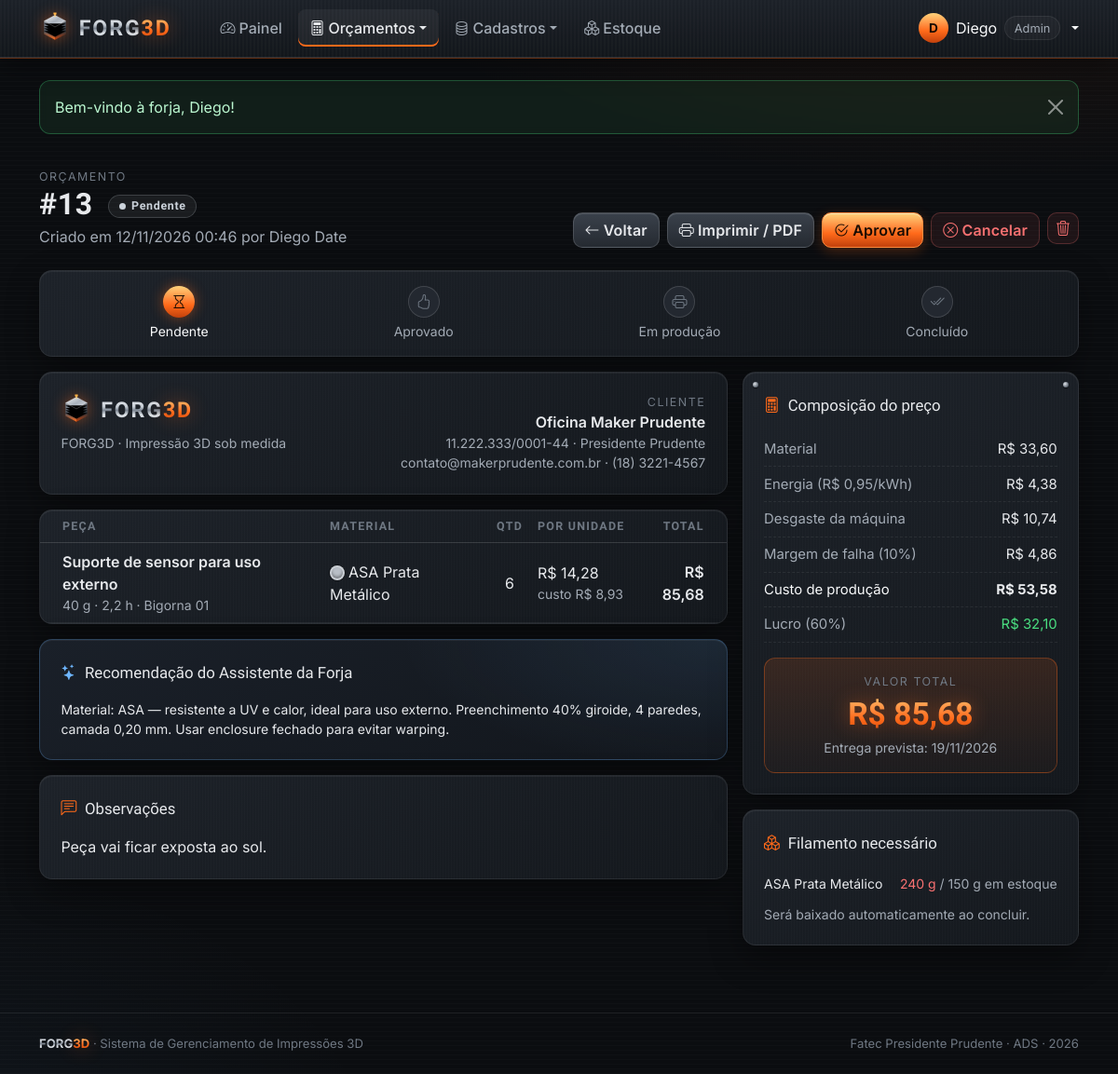
Before: /view/detalheOrcamento.php?id=13 (signed in) with the older database file.
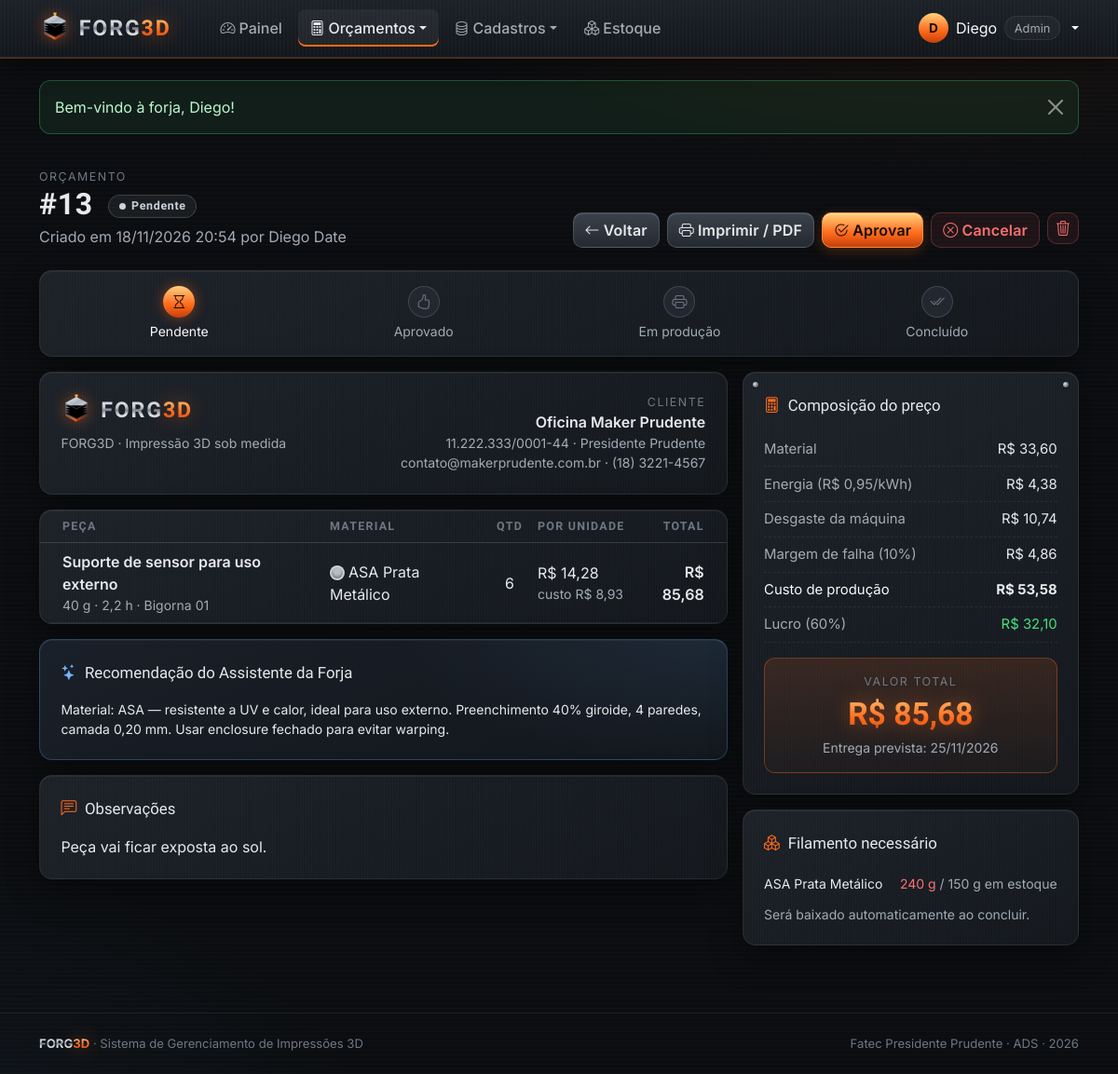
After: the same page with the newer database file.
### tables this page shows
CREATE TABLE `orcamentos` (
  `id` int(11) NOT NULL AUTO_INCREMENT,
  `cliente_id` int(11) NOT NULL,
  `usuario_id` int(11) NOT NULL,
  `status` enum('pendente','aprovado','em_producao','concluido','cancelado') NOT NULL DEFAULT 'pendente',
  `margem` decimal(5,2) NOT NULL,
  `taxa_falha` decimal(5,2) NOT NULL,
  `tarifa_kwh` decimal(6,3) NOT NULL,
  `custo_total` decimal(10,2) NOT NULL DEFAULT 0.00,
  `preco_final` decimal(10,2) NOT NULL DEFAULT 0.00,
  `prazo_entrega` date DEFAULT NULL,
  `observacoes` text DEFAULT NULL,
  `sugestao_ia` text DEFAULT NULL,
  `criado_em` datetime NOT NULL DEFAULT current_timestamp(),
  `concluido_em` datetime DEFAULT NULL,
  PRIMARY KEY (`id`),
  KEY `cliente_id` (`cliente_id`),
  KEY `usuario_id` (`usuario_id`),
  CONSTRAINT `orcamentos_ibfk_1` FOREIGN KEY (`cliente_id`) REFERENCES `clientes` (`id`),
  CONSTRAINT `orcamentos_ibfk_2` FOREIGN KEY (`usuario_id`) REFERENCES `usuarios` (`id`)
);

CREATE TABLE `usuarios` (
  `id` int(11) NOT NULL AUTO_INCREMENT,
  `nome` varchar(100) NOT NULL,
  `email` varchar(120) NOT NULL,
  `senha` varchar(255) NOT NULL,
  `nivel` enum('admin','operador') NOT NULL DEFAULT 'operador',
  `ativo` tinyint(1) NOT NULL DEFAULT 1,
  `criado_em` datetime NOT NULL DEFAULT current_timestamp(),
  PRIMARY KEY (`id`),
  UNIQUE KEY `email` (`email`)
);

CREATE TABLE `clientes` (
  `id` int(11) NOT NULL AUTO_INCREMENT,
  `nome` varchar(120) NOT NULL,
  `tipo` enum('PF','PJ') NOT NULL DEFAULT 'PF',
  `documento` varchar(20) DEFAULT NULL,
  `email` varchar(120) DEFAULT NULL,
  `telefone` varchar(20) DEFAULT NULL,
  `cidade` varchar(80) DEFAULT NULL,
  `observacoes` text DEFAULT NULL,
  `criado_em` datetime NOT NULL DEFAULT current_timestamp(),
  PRIMARY KEY (`id`)
);

### processamento/sessao.php (called while the page is built, shortened)
<?php
require_once __DIR__ . '/funcoesBD.php';
function usuarioLogado(): ?array
{
    return $_SESSION['usuario'] ?? null;
}

### view/detalheOrcamento.php (the view, shortened to what the changed rows need)
<?php
require_once '../processamento/sessao.php';
$id = (int) ($_GET['id'] ?? 0);
$o = buscarOrcamento($id);
$itens = listarItensOrcamento($id);
$tot = ['material' => 0, 'energia' => 0, 'maquina' => 0];
foreach ($itens as $i) {
    $tot['material'] += $i['custo_material'] * $i['quantidade'];
    $tot['energia'] += $i['custo_energia'] * $i['quantidade'];
    $tot['maquina'] += $i['custo_maquina'] * $i['quantidade'];
}
$base = array_sum($tot);
$falha = $o['custo_total'] - $base;
$pagina = 'orcamentos';
require 'includes/topo.php';
?>
<div class="f-cabecalho">
    <div>
        <span class="f-mini">Orçamento</span>
        <h1>#<?= $id ?> <span class="ms-2 align-middle fs-6"><?= badgeStatus($o['status']) ?></span></h1>
        <p>Criado em <?= dataBR($o['criado_em'], true) ?> por <?= h($o['usuario_nome']) ?><?= $o['concluido_em'] ? ' · concluído em ' . dataBR($o['concluido_em'], true) : '' ?></p>
    </div>
</div>
<div class="row g-3">
    <div class="col-lg-8">
        <div class="f-card mb-3">
            <div class="d-flex justify-content-between align-items-start flex-wrap gap-3">
                <div class="text-md-end">
                    <div class="f-mini">Cliente</div>
                    <div class="fw-semibold"><?= h($o['cliente_nome']) ?></div>
                    <div class="small f-muted"><?= h($o['cliente_documento'] ?: '') ?> <?= h($o['cliente_cidade'] ? '· ' . $o['cliente_cidade'] : '') ?></div>
                    <div class="small f-muted"><?= h($o['cliente_email'] ?: '') ?> <?= h($o['cliente_telefone'] ? '· ' . $o['cliente_telefone'] : '') ?></div>
                </div>
            </div>
        </div>
        <div class="f-card p-0 overflow-hidden mb-3">
            <div class="table-responsive">
                <table class="table f-tabela f-tab-itens">
                    <thead><tr><th class="ps-4">Peça</th><th>Material</th><th class="text-center">Qtd</th><th>Por unidade</th><th class="text-end pe-4">Total</th></tr></thead>
                </table>
            </div>
        </div>
        <?php if ($o['sugestao_ia']): ?>
        <div class="f-card f-ia mb-3">
            <div class="f-card-titulo"><i class="bi bi-stars"></i>Recomendação do Assistente da Forja</div>
            <p class="mb-0 small" style="white-space:pre-line"><?= h($o['sugestao_ia']) ?></p>
        </div>
        <?php endif; ?>
        <?php if ($o['observacoes']): ?>
        <div class="f-card mb-3">
            <div class="f-card-titulo"><i class="bi bi-chat-left-text"></i>Observações</div>
            <p class="mb-0" style="white-space:pre-line"><?= h($o['observacoes']) ?></p>
        </div>
        <?php endif; ?>
    </div>
    <div class="col-lg-4">
        <div class="f-card f-rebites mb-3">
            <div class="f-resumo-linha"><span>Energia (<?= moeda($o['tarifa_kwh']) ?>/kWh)</span><span><?= moeda($tot['energia']) ?></span></div>
            <div class="f-resumo-linha"><span>Margem de falha (<?= (float) $o['taxa_falha'] ?>%)</span><span><?= moeda($falha) ?></span></div>
            <div class="f-resumo-linha"><span class="text-light">Custo de produção</span><strong><?= moeda($o['custo_total']) ?></strong></div>
            <div class="f-resumo-linha"><span>Lucro (<?= (float) $o['margem'] ?>%)</span><span style="color:var(--f-verde)"><?= moeda($o['preco_final'] - $o['custo_total']) ?></span></div>
            <div class="f-resumo-total">
                <div class="f-mini">Valor total</div>
                <div class="valor f-texto-brasa"><?= moeda($o['preco_final']) ?></div>
                <div class="small f-muted">Entrega prevista: <?= dataBR($o['prazo_entrega']) ?></div>
            </div>
        </div>
    </div>
</div>
<?php require 'includes/rodape.php'; ?>

### view/includes/topo.php (shortened to what the changed rows need)
<?php
$pagina  = $pagina ?? '';
$semMenu = $semMenu ?? false;
$u = usuarioLogado();
function ativo(string $item, string $pagina): string
{
    return $item === $pagina ? ' active' : '';
}
?>
<!DOCTYPE html>
<html lang="pt-BR" data-bs-theme="dark">
<head>
    <link rel="stylesheet" href="https://cdn.jsdelivr.net/npm/bootstrap@5.3.3/dist/css/bootstrap.min.css">
    <link rel="stylesheet" href="https://cdn.jsdelivr.net/npm/bootstrap-icons@1.11.3/font/bootstrap-icons.min.css">
    <link rel="stylesheet" href="../css/forg3d.css">
</head>
<body<?= $semMenu ? ' class="f-login-pagina"' : '' ?>>
<?php if (!$semMenu && $u): ?>
<nav class="navbar navbar-expand-lg f-navbar sticky-top">
    <div class="container-xl">
        <a class="f-logo navbar-brand" href="home.php">
            <img src="../img/logo.svg" alt="">
            <span><span class="f-texto-aco">FORG</span><span class="f-texto-brasa">3D</span></span>
        </a>
        <div class="collapse navbar-collapse" id="menu">
            <ul class="navbar-nav me-auto ms-lg-4 gap-lg-1">
                <li class="nav-item"><a class="nav-link<?= ativo('home', $pagina) ?>" href="home.php"><i class="bi bi-speedometer2 me-1"></i>Painel</a></li>
                <li class="nav-item dropdown">
                    <a class="nav-link dropdown-toggle<?= ativo('orcamentos', $pagina) ?>" href="#" data-bs-toggle="dropdown"><i class="bi bi-calculator me-1"></i>Orçamentos</a>
                </li>
                <li class="nav-item dropdown">
                    <a class="nav-link dropdown-toggle<?= ativo('cadastros', $pagina) ?>" href="#" data-bs-toggle="dropdown"><i class="bi bi-database me-1"></i>Cadastros</a>
                </li>
                <li class="nav-item"><a class="nav-link<?= ativo('estoque', $pagina) ?>" href="estoque.php"><i class="bi bi-boxes me-1"></i>Estoque</a></li>
            </ul>
            <div class="dropdown">
                <a href="#" class="d-flex align-items-center gap-2 text-decoration-none dropdown-toggle text-light" data-bs-toggle="dropdown">
                    <span class="f-avatar"><?= h(mb_strtoupper(mb_substr($u['nome'], 0, 1))) ?></span>
                    <span class="d-none d-md-inline"><?= h(explode(' ', $u['nome'])[0]) ?></span>
                    <span class="f-chip d-none d-md-inline-flex"><?= $u['nivel'] === 'admin' ? 'Admin' : 'Operador' ?></span>
                </a>
            </div>
        </div>
    </div>
</nav>
<?php endif; ?>
<main class="<?= $semMenu ? 'f-login-caixa' : 'container-xl pb-4' ?>">

### processamento/funcoesBD.php (shortened to what the changed rows need)
<?php
function conectar(): PDO
{
    static $pdo = null;
    if ($pdo === null) {
        $dsn = 'mysql:host=' . DB_HOST . ';dbname=' . DB_NOME . ';charset=utf8mb4';
        try {
            $pdo = new PDO($dsn, DB_USUARIO, DB_SENHA, [
                PDO::ATTR_ERRMODE            => PDO::ERRMODE_EXCEPTION,
                PDO::ATTR_DEFAULT_FETCH_MODE => PDO::FETCH_ASSOC,
                PDO::ATTR_EMULATE_PREPARES   => false,
            ]);
        } catch (PDOException $e) {
            http_response_code(500);
            die('<h3 style="font-family:sans-serif">Não foi possível conectar ao banco "' . DB_NOME
                . '". Verifique se o MySQL do XAMPP está ligado e se o arquivo banco/forg3d.sql foi importado no phpMyAdmin.</h3>');
        }
    }
    return $pdo;
}
function consultar(string $sql, array $params = []): array
{
    $st = conectar()->prepare($sql);
    $st->execute($params);
    return $st->fetchAll();
}
function consultarUm(string $sql, array $params = []): ?array
{
    $st = conectar()->prepare($sql);
    $st->execute($params);
    $linha = $st->fetch();
    return $linha === false ? null : $linha;
}
function buscarOrcamento(int $id): ?array
{
    return consultarUm('SELECT o.*, c.nome AS cliente_nome, c.email AS cliente_email, c.telefone AS cliente_telefone,
                               c.documento AS cliente_documento, c.cidade AS cliente_cidade, u.nome AS usuario_nome
                        FROM orcamentos o
                        JOIN clientes c ON c.id = o.cliente_id
                        JOIN usuarios u ON u.id = o.usuario_id
                        WHERE o.id = ?', [$id]);
}
function listarItensOrcamento(int $orcamentoId): array
{
    return consultar('SELECT i.*, m.tipo AS material_tipo, m.cor AS material_cor, m.cor_hex, m.marca AS material_marca,
                             p.nome AS impressora_nome
                      FROM orcamento_itens i
                      JOIN materiais m ON m.id = i.material_id
                      JOIN impressoras p ON p.id = i.impressora_id
                      WHERE i.orcamento_id = ?', [$orcamentoId]);
}
function h($texto): string
{
    return htmlspecialchars((string) $texto, ENT_QUOTES, 'UTF-8');
}
function moeda($valor): string
{
    return 'R$ ' . number_format((float) $valor, 2, ',', '.');
}
function dataBR($data, bool $hora = false): string
{
    return date($hora ? 'd/m/Y H:i' : 'd/m/Y', strtotime($data));
}
function rotuloStatus(string $s): string
{
    return [
        'pendente' => 'Pendente', 'aprovado' => 'Aprovado', 'em_producao' => 'Em produção',
        'concluido' => 'Concluído', 'cancelado' => 'Cancelado',
        'disponivel' => 'Disponível', 'em_uso' => 'Em uso', 'manutencao' => 'Manutenção',
    ][$s] ?? $s;
}
function badgeStatus(string $s): string
{
    return '<span class="f-status f-status-' . h($s) . '">' . h(rotuloStatus($s)) . '</span>';
}

Changed rows visible on the page:
changed orcamentos "Peça vai ficar exposta ao sol.": criado_em "12/11/2026 00:46" → "18/11/2026 20:54"; prazo_entrega "19/11/2026" → "25/11/2026"
